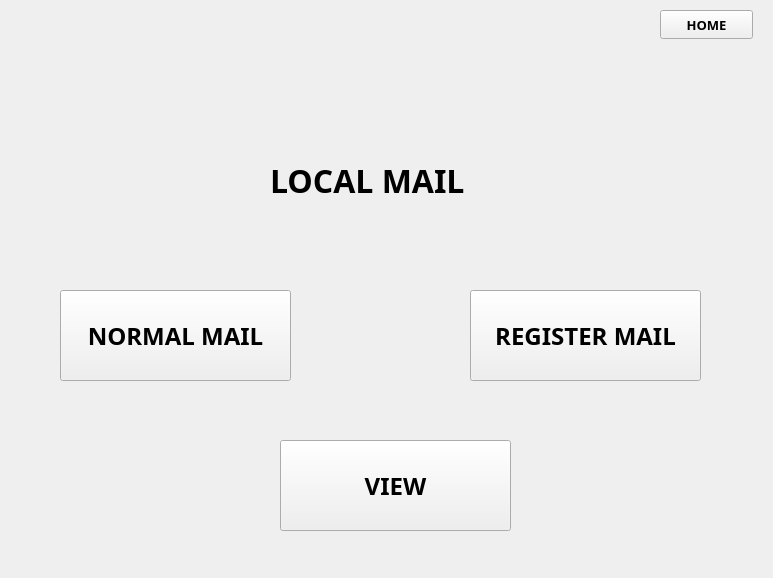
<?xml version="1.0" encoding="UTF-8"?>
<ui version="4.0">
 <class>local_mail</class>
 <widget class="QWidget" name="local_mail">
  <property name="geometry">
   <rect>
    <x>0</x>
    <y>0</y>
    <width>773</width>
    <height>578</height>
   </rect>
  </property>
  <property name="font">
   <font/>
  </property>
  <property name="windowTitle">
   <string>Postal Management System</string>
  </property>
  <widget class="QLabel" name="image">
   <property name="geometry">
    <rect>
     <x>310</x>
     <y>30</y>
     <width>121</width>
     <height>101</height>
    </rect>
   </property>
   <property name="font">
    <font>
     <family>Sitka Display</family>
    </font>
   </property>
   <property name="text">
    <string/>
   </property>
  </widget>
  <widget class="QLabel" name="label">
   <property name="geometry">
    <rect>
     <x>270</x>
     <y>140</y>
     <width>231</width>
     <height>81</height>
    </rect>
   </property>
   <property name="font">
    <font>
     <family>Sitka Display</family>
     <pointsize>24</pointsize>
     <bold>true</bold>
    </font>
   </property>
   <property name="text">
    <string>LOCAL MAIL</string>
   </property>
  </widget>
  <widget class="QPushButton" name="pushButton">
   <property name="geometry">
    <rect>
     <x>60</x>
     <y>290</y>
     <width>231</width>
     <height>91</height>
    </rect>
   </property>
   <property name="font">
    <font>
     <family>Sitka Display</family>
     <pointsize>18</pointsize>
     <bold>true</bold>
    </font>
   </property>
   <property name="text">
    <string>NORMAL MAIL</string>
   </property>
  </widget>
  <widget class="QPushButton" name="pushButton_2">
   <property name="geometry">
    <rect>
     <x>470</x>
     <y>290</y>
     <width>231</width>
     <height>91</height>
    </rect>
   </property>
   <property name="font">
    <font>
     <family>Sitka Display</family>
     <pointsize>18</pointsize>
     <bold>true</bold>
    </font>
   </property>
   <property name="text">
    <string>REGISTER MAIL</string>
   </property>
  </widget>
  <widget class="QPushButton" name="pushButton_3">
   <property name="geometry">
    <rect>
     <x>280</x>
     <y>440</y>
     <width>231</width>
     <height>91</height>
    </rect>
   </property>
   <property name="font">
    <font>
     <family>Sitka Display</family>
     <pointsize>18</pointsize>
     <italic>false</italic>
     <bold>true</bold>
    </font>
   </property>
   <property name="text">
    <string>VIEW</string>
   </property>
  </widget>
  <widget class="QPushButton" name="pushButton_5">
   <property name="geometry">
    <rect>
     <x>660</x>
     <y>10</y>
     <width>93</width>
     <height>29</height>
    </rect>
   </property>
   <property name="font">
    <font>
     <family>Sitka Display</family>
     <pointsize>10</pointsize>
     <bold>true</bold>
    </font>
   </property>
   <property name="text">
    <string>HOME</string>
   </property>
  </widget>
 </widget>
 <resources/>
 <connections/>
</ui>
